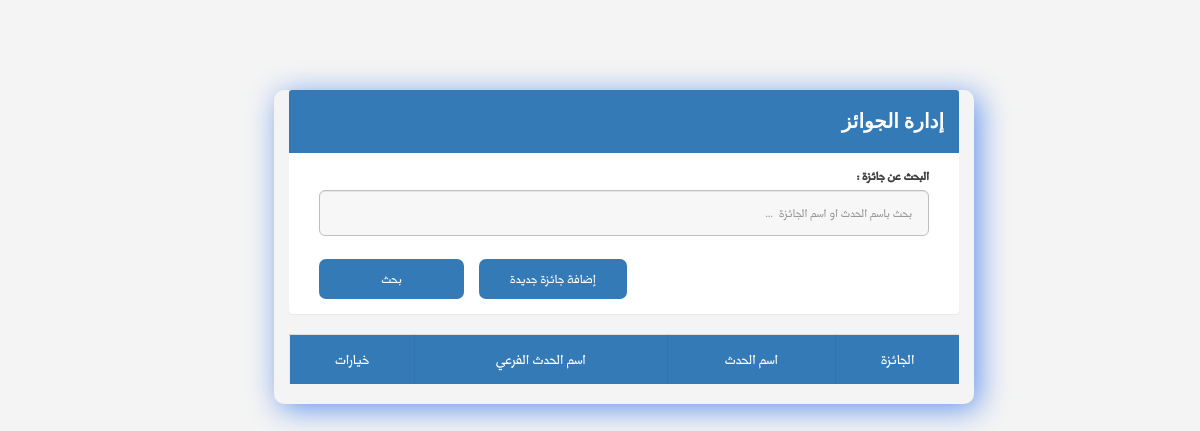
Before: /managePrize.php with the older database file.
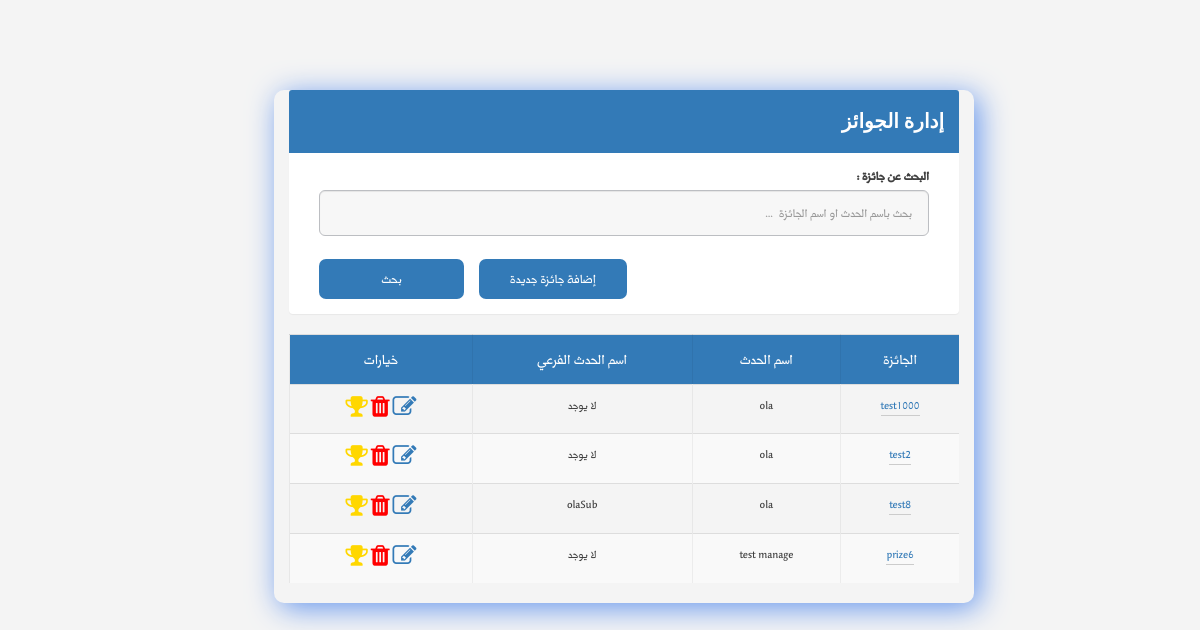
After: the same page with the newer database file.
### tables this page shows
CREATE TABLE `prize` (
  `Prize_ID` int(11) NOT NULL,
  `namePrize` varchar(100) NOT NULL,
  `numOfPrize` int(11) NOT NULL,
  `event_ID` int(11) NOT NULL,
  `subevent_ID` int(11) DEFAULT NULL
);

CREATE TABLE `event` (
  `event_ID` int(5) NOT NULL,
  `name_Event` varchar(30) NOT NULL,
  `descrption_Event` varchar(200) NOT NULL,
  `sartDate_Event` date NOT NULL,
  `endDate_Event` date NOT NULL,
  `location_Event` varchar(30) NOT NULL,
  `organization_name_Event` varchar(30) NOT NULL,
  `eventLink` varchar(140) NOT NULL,
  `maxNumOfAttendee` int(11) NOT NULL,
  `organizer_ID` int(11) NOT NULL,
  `VIPCode` int(5) NOT NULL
);

CREATE TABLE `subevent` (
  `subevent_ID` int(6) NOT NULL,
  `event_ID` int(5) NOT NULL,
  `nameSubEvent` varchar(30) NOT NULL,
  `description_subevent` varchar(150) NOT NULL
);

### managePrize.php (the view, shortened to what this page needs)
<?php
require_once 'php/connectTosql.php';
$sql = "SELECT ev.name_Event,pr.prize_ID ,pr.namePrize ,pr.subevent_ID,COUNT(attwin.Id) as winnerCount
    FROM event ev INNER JOIN prize pr ON ev.event_ID = pr.event_ID
    left join attendeewinners attwin on pr.prize_ID=attwin.prizeid
    ";
if (isset($_GET['searchValue']) && $_GET['searchValue'] != '') {
 $searchValue = $_GET['searchValue'];
 $mainQuery = mysqli_query($con, $sql . " where  name_Event like '%$searchValue%' or namePrize like '%$searchValue%' GROUP by(pr.prize_ID) "
 ) or die(mysqli_error($con));
} else {
 $mainQuery = mysqli_query($con, $sql . "GROUP by(pr.prize_ID)") or die(mysqli_error($con));
}
?>
<html>
<head>
<link rel="stylesheet" href="https://unpkg.com/purecss@1.0.0/build/pure-min.css">
<link rel="stylesheet" href="css/layouts/custom.css">
<link rel="stylesheet" href="css/font-awesome.min.css">
<link rel="stylesheet" href="css/icon.css">
<link rel="stylesheet" href="css/bootstrap.min.css">
<link rel="stylesheet" href="css/main-rtl.css">
</head>
<body>
    <div class="mainContent">
        <div class="container">
            <div class="panel panel-primary">
                <div class="panel-heading">
                    <h4 class="panelTitle">إدارة الجوائز</h4>
                </div>
                <div class="panel-body">
                    <form action="managePrize.php" class="managePrizeFrm" method="Get">
                        <div class="col-md-12">
                            <div class="form-group form-group-lg">
                                <label for="searchValue" class="control-label">البحث عن جائزة : </label>
                                <input type="text" class="form-control" id="txtSearchValue" name="searchValue" placeholder="بحث باسم الحدث او اسم الجائزة  ...">
                            </div>
                        </div>
                        <div class="col-md-12">
                            <div class="form-group form-group-lg">
                                <input type="submit" value="بحث" name="update" class="btn btn-nor-primary btn-sm" style="width:145px">
                                <a class="btn btn-nor-primary btn-sm" href="addPrize.php"> إضافة جائزة جديدة</a>
                            </div>
                        </div>
                    </form>
                </div>
            </div>
            <table class="table table-striped">
                <tr>
                    <th>  الجائزة  </th>
                    <th>  اسم الحدث</th>
                    <th>  اسم الحدث الفرعي </th>
                    <th> خيارات </th>
                </tr>
<?php
while ($row = mysqli_fetch_array($mainQuery)):
 $subeventid = $row['subevent_ID'];
 echo "<tr>";
 echo "<td><a  title='مشاهدة التفاصيل' href='prizeDetails.php?prizeId=" . $row['prize_ID'] . "'>" . $row['namePrize'] . "</a></td>";
 echo "<td>" . $row['name_Event'] . "</td>";
 $querysub = mysqli_query($con, "SELECT nameSubEvent ,subevent_ID from subevent where subevent_ID= '$subeventid'") or die(mysqli_error($con));
 $rows     = mysqli_fetch_array($querysub);
 if ($rows[0] != "") {
  echo "<td>" . $rows[0] . "</td>";
 } else {
  echo "<td> لا يوجد </td>";
 }
 echo "<td> <a id='aEditsubEvent' title='تعديل' href='editPrize.php?prizeId=" . $row['prize_ID'] . "'><span class='fa fa-edit' style='font-size:24px;'></span></a>
                    <a href='#' title='حذف' id='aDeletPrize' class='adelete' data-id=" . $row['prize_ID'] . "><span  class=' fa fa-trash' style='font-size:24px;color:red;  '></span> </a>
                    <a title=" .($row['winnerCount']==0? 'إختيار الفائزين' : 'تم الإختيار' ) . " id='aChooseWinner' class='aChooseWinner' href='prizeWinner.php?prizeId=" . $row['prize_ID'] . "&subEventId=". $subeventid . "'><span  class='fa fa-trophy' style='font-size:24px;color:#FFD700;'></span> </a></td>
			      </tr>";
 ?>
	         <?php endwhile;?>
            </table>
        </div>
	</div>
</body>
</html>

### css/layouts/custom.css (style rules this page uses)
* { box-sizing: border-box; }
.mainContent { margin: 0; margin-right: 20%; width: 80%; height: 900px; }
.panel-primary { border-color: #337ab7; border: 0px !important; }
.form-group-lg .form-control { height: 46px; padding: 10px 16px; font-size: 17px !important; line-height: 1.3333333; border-radius: 6px; }
.panelTitle { font-weight: bold; font-size: 20px; font-family: 'Noto Nastaliq Urdu Draft', serif; text-decoration: none; }
.container { position: relative; left: 15%; top: 10%; z-index: 0; border-radius: 10px; box-shadow: 5px 5px 30px cornflowerblue; max-width: 700px; text-align: right; }
::placeholder { text-align: right; }
form .btn { float: left; }
body { margin: 0; }

### css/main-rtl.css (style rules this page uses)
body { background: #f4f4f4 url(../images/bg.jpg) center top no-repeat; background-size: 100% }
html, body { margin: 0; padding: 0 }
body { line-height: 1 }
table { border-collapse: collapse; border-spacing: 0 }
body { font-size: 14px; color: #404040; overflow: auto; margin: 0 auto; padding: 0; font-family: "Midan W20"; direction: rtl; min-width: 320px; max-width: 2200px }
a { text-decoration: none !important }
.form-control { background: #f7f7f7; border: 1px solid #bcbec2; }
.form-group label { font-size: 17px; position: relative; }
.btn, a { transition: all .3s ease; -webkit-transition: all .3s ease; -moz-transition: all .3s ease; -ms-transition: all .3s ease }
.btn-nor-primary, .btn-nor-primary:link, .btn-nor-primary:visited, .btn-nor-primary:focus { background: #337AB7 !important; border: 1px solid transparent; color: #fff !important; border-radius: 7px; margin-right: 15px; font-size: 18px; padding: 0 30px; height: 40px; line-height: 38px; }
.table th, .table td { text-align: right; vertical-align: middle }
.table th { background: #337AB7; color: #FFFFFF; font-weight: 400; font-size: 20px; }
.table th, .table td { padding: 10px !important }
.table td { font-size: 16px; }
.table tr th, .table tr td { border-left: 1px solid rgba(0, 0, 0, .05); text-align: center !important }
.form-group { position: relative; padding-bottom: 8px; }
.table tr td:first-child a, .table tr td:first-child a:visited { color: #337AB7; border-bottom: 1px solid #ccc }
@media (min-width: 992px) { .col-md-1, .col-md-10, .col-md-11, .col-md-12, .col-md-2, .col-md-3, .col-md-4, .col-md-5, .col-md-6, .col-md-7, .col-md-8, .col-md-9 { float: right !important } }

Changed rows visible on the page:
added prize: namePrize "test1000", event_ID.name_Event "ola", shows "لا يوجد"
added prize: namePrize "test2", event_ID.name_Event "ola", shows "لا يوجد"
added prize: namePrize "test8", event_ID.name_Event "ola", subevent.nameSubEvent "olaSub"
added prize: namePrize "prize6", event_ID.name_Event "test manage", shows "لا يوجد"
